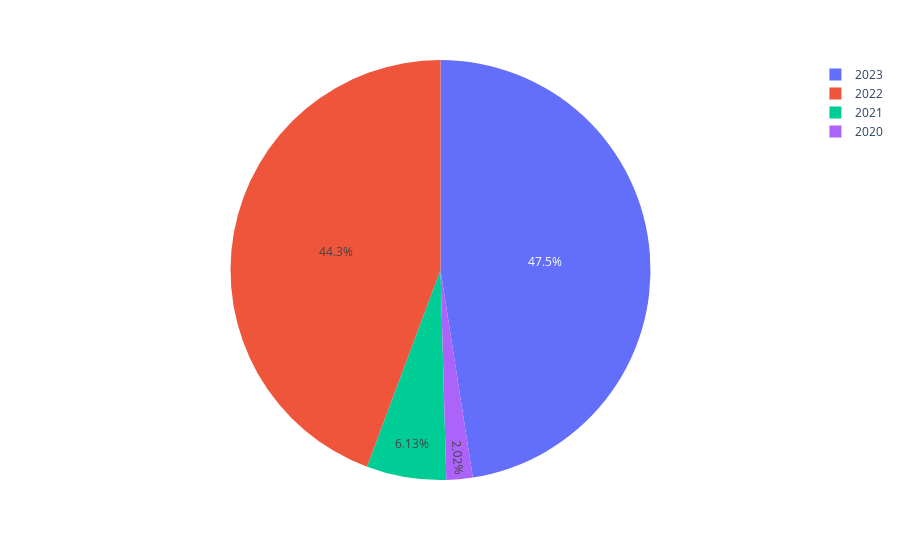

Notebook cell for this chart:
### Code cell
fig = px.pie(values=work_year.values, names=work_year.index)

fig.show()

### Figure 1 — Plotly figure (JSON) as saved in the notebook; plotly's stock layout.template omitted (floating-point values rounded to 4 significant figures)
{"data": [{"domain": {"x": [0, 1], "y": [0, 1]}, "hovertemplate": "label=%{label}<br>value=%{value}<extra></extra>", "labels": [2023, 2022, 2021, 2020], "legendgroup": "", "name": "", "showlegend": true, "type": "pie", "values": [1785, 1664, 230, 76]}], "layout": {"autosize": true, "legend": {"tracegroupgap": 0}, "margin": {"t": 60}}}
